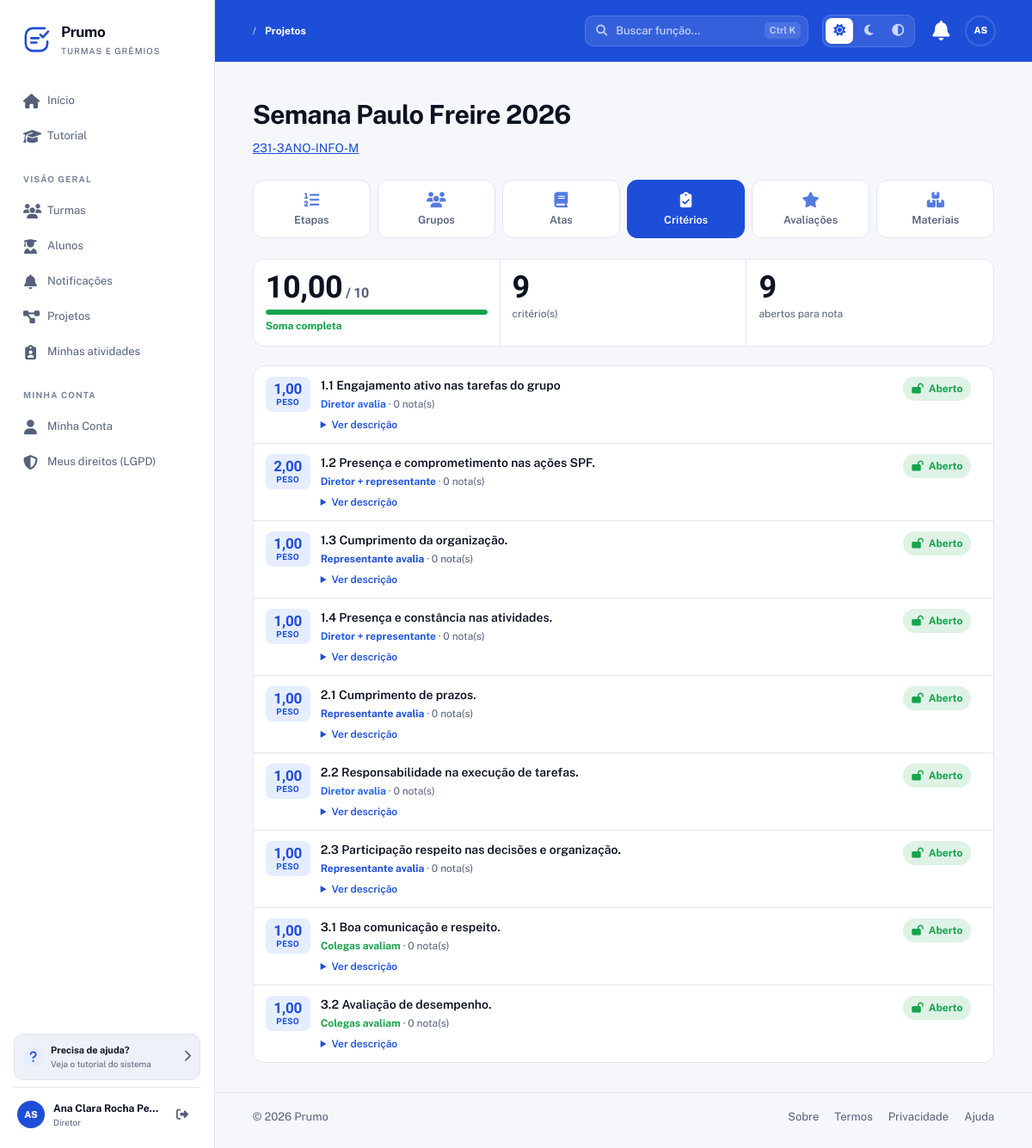
/Prumo/projetos/3/criterios (signed in), run on the app's committed database.
### tables this page shows
CREATE TABLE projetos (
  id INT AUTO_INCREMENT PRIMARY KEY,
  turma_id INT NOT NULL,
  nome VARCHAR(150) NOT NULL,
  descricao TEXT DEFAULT NULL,
  prazo DATE DEFAULT NULL,
  modo_avaliacao ENUM('etapa','cronograma') DEFAULT 'cronograma',
  encerrado TINYINT(1) DEFAULT 0,
  encerrado_em DATETIME DEFAULT NULL,
  encerrado_por INT DEFAULT NULL,
  created_at TIMESTAMP DEFAULT CURRENT_TIMESTAMP,
  updated_at TIMESTAMP DEFAULT CURRENT_TIMESTAMP ON UPDATE CURRENT_TIMESTAMP,
  FOREIGN KEY (turma_id) REFERENCES turmas(id) ON DELETE CASCADE,
  FOREIGN KEY (encerrado_por) REFERENCES usuarios(id) ON DELETE SET NULL,
  INDEX idx_projetos_turma (turma_id),
  INDEX idx_projetos_encerrado (encerrado)
);

CREATE TABLE turmas (
  id INT AUTO_INCREMENT PRIMARY KEY,
  nome VARCHAR(150) NOT NULL,
  codigo_acesso VARCHAR(30) NOT NULL UNIQUE,
  codigo_interno VARCHAR(100) DEFAULT NULL,
  cor_primaria VARCHAR(20) DEFAULT '#3498db',
  cor_secundaria VARCHAR(20) DEFAULT '#2ecc71',
  cor_personalizada TINYINT(1) NOT NULL DEFAULT 0,   
  logo VARCHAR(255) DEFAULT NULL,                   
  bloqueada TINYINT(1) NOT NULL DEFAULT 0,
  bloqueada_motivo VARCHAR(255) DEFAULT NULL,
  bloqueada_em DATETIME DEFAULT NULL,
  bloqueada_por INT DEFAULT NULL,
  created_at TIMESTAMP DEFAULT CURRENT_TIMESTAMP,
  updated_at TIMESTAMP DEFAULT CURRENT_TIMESTAMP ON UPDATE CURRENT_TIMESTAMP,
  FOREIGN KEY (bloqueada_por) REFERENCES usuarios(id) ON DELETE SET NULL,
  INDEX idx_turmas_codigo (codigo_acesso)
);

CREATE TABLE criterios (
  id INT AUTO_INCREMENT PRIMARY KEY,
  projeto_id INT NOT NULL,
  etapa_id INT DEFAULT NULL,
  nome VARCHAR(200) NOT NULL,
  descricao TEXT DEFAULT NULL,
  peso DECIMAL(5,2) NOT NULL DEFAULT 1.00,
  tipo_avaliacao ENUM('diretor','representante','pares','autoavaliacao','coletiva','misto') NOT NULL DEFAULT 'diretor',
  aplicavel_a ENUM('todos','apenas_diretores','apenas_representantes') DEFAULT 'todos',
  prazo_avaliacao DATETIME DEFAULT NULL,
  obrigatorio TINYINT(1) NOT NULL DEFAULT 0,   
  bloqueado TINYINT(1) DEFAULT 0,
  reaberto_por INT DEFAULT NULL,
  reaberto_em DATETIME DEFAULT NULL,
  created_at TIMESTAMP DEFAULT CURRENT_TIMESTAMP,
  updated_at TIMESTAMP DEFAULT CURRENT_TIMESTAMP ON UPDATE CURRENT_TIMESTAMP,
  FOREIGN KEY (projeto_id) REFERENCES projetos(id) ON DELETE CASCADE,
  FOREIGN KEY (etapa_id) REFERENCES projeto_etapas(id) ON DELETE SET NULL,
  FOREIGN KEY (reaberto_por) REFERENCES usuarios(id) ON DELETE SET NULL,
  INDEX idx_crit_projeto (projeto_id),
  INDEX idx_crit_etapa (etapa_id),
  INDEX idx_crit_tipo (tipo_avaliacao)
);

### app/Controllers/CriterioController.php (called while the page is built, shortened)
<?php
require_once __DIR__ . '/../Core/App.php';
require_once __DIR__ . '/../Models/Projeto.php';
require_once __DIR__ . '/../Models/Criterio.php';
class CriterioController
{
    private Projeto            $projeto;
    private Criterio           $criterio;
    private TurmaUsuario       $tu;
    public function __construct()
    {
        $this->projeto  = new Projeto();
        $this->criterio = new Criterio();
        $this->tu       = new TurmaUsuario();
    }
    public function index(int $projetoId)
    {
        $projeto = $this->projeto->porId($projetoId);
        $this->criterio->atualizarBloqueios($projetoId);
        $criterios = $this->criterio->listarPorProjeto($projetoId);
        $soma      = $this->criterio->somaPesos($projetoId);
        $faltamPreencher = [];
        $descontos       = [];
        $statusPeso = 'incompleto';
        if (abs($soma - 10.0) < 0.01) $statusPeso = 'completo';
        elseif ($soma > 10.0)         $statusPeso = 'excedido';
        $this->render('criterios/index', [
            'projeto'    => $projeto,
            'criterios'  => $criterios,
            'somaPesos'  => $soma,
            'statusPeso' => $statusPeso,
            'podeEditar' => $this->podeEditarProjeto($projeto) && !$projeto['encerrado'],
            'podeReabrir'=> !$projeto['encerrado'] && $this->podeReabrir([], $projeto),
            'faltamPreencher' => $faltamPreencher,
            'descontos'       => $descontos,
        ]);
    }
    private function podeReabrir(array $criterio, array $projeto): bool
    {
        $u = $_SESSION['usuario'] ?? null;
        $stmt = Database::getConnection()->prepare("
            SELECT 1
            FROM grupo_diretores gd
            INNER JOIN grupos g ON g.id = gd.grupo_id
            WHERE g.projeto_id = ? AND gd.usuario_id = ? AND gd.ativo = 1
            LIMIT 1
        ");
        $stmt->execute([(int) $projeto['id'], (int) $u['id']]);
        return (bool) $stmt->fetchColumn();
    }
    private function podeEditarProjeto(array $projeto): bool
    {
        $u = $_SESSION['usuario'] ?? null;
        return $this->tu->ehRepresentante((int) $projeto['turma_id'], (int) $u['id']);
    }
    private function render(string $view, array $dados = []): void
    {
        extract($dados);
        require __DIR__ . '/../Views/' . $view . '.php';
    }
}

### app/Core/Router.php (called while the page is built, shortened)
<?php
require_once __DIR__ . '/App.php';
class Router
{
    private $routes = ['GET' => [], 'POST' => []];
    public function get($uri, $action, $roles = [])
    {
        $this->routes['GET'][$uri] = ['action' => $action, 'roles' => $roles];
    }
    public function post($uri, $action, $roles = [])
    {
        $this->routes['POST'][$uri] = ['action' => $action, 'roles' => $roles];
    }
    public function dispatch($requestUri)
    {
        $path     = parse_url($requestUri, PHP_URL_PATH);
        $basePath = App::getBasePath();
        if ($basePath && strpos($path, $basePath) === 0) {
            $path = substr($path, strlen($basePath));
        }
        $method = $_SERVER['REQUEST_METHOD'];
        $route  = $this->routes[$method][$path] ?? null;
        $params = [];
        if (!$route) {
            foreach ($this->routes[$method] as $routePath => $routeData) {
                if (str_contains($routePath, '{')) {
                    $pattern = preg_replace('#\{[a-zA-Z0-9_]+\}#', '([a-zA-Z0-9_\-\.]+)', $routePath);
                    $pattern = "#^" . $pattern . "$#";
                    if (preg_match($pattern, $path, $matches)) {
                        array_shift($matches);
                        $route  = $routeData;
                        $params = $matches;
                        break;
                    }
                }
            }
        }
        $action = $route['action'];
        [$controller, $methodName] = explode('@', $action);
        $controllerInstance = new $controller();
        $controllerInstance->$methodName(...$params);
    }
}

### public/index.php (called while the page is built, shortened)
<?php
require_once __DIR__ . '/../app/Core/App.php';
require_once __DIR__ . '/../app/Config/database.php';
require_once __DIR__ . '/../app/Core/Router.php';
$router = new Router();
$router->dispatch($_SERVER['REQUEST_URI']);

### app/Core/Model.php (called while the page is built, shortened)
<?php
require_once __DIR__ . '/../Config/database.php';
class Model
{
    public function __construct()
    {
        $this->conn = Database::getConnection();
    }
}

### app/Core/App.php (called while the page is built, shortened)
<?php
class App
{
    private static $config = null;
    public static function init()
    {
        if (self::$config === null) {
            $envFile = __DIR__ . '/../../.env';
            self::$config = parse_ini_file($envFile);
        }
    }
    public static function get($key, $default = null)
    {
        return self::$config[$key] ?? $_ENV[$key] ?? $default;
    }
    public static function getName()
    {
        return self::get('APP_NAME', 'ProjetoBase');
    }
    public static function getBasePath()
    {
        return self::get('APP_BASE_PATH', '/' . self::getName());
    }
}

### app/Config/database.php (called while the page is built, shortened)
<?php
require_once __DIR__ . '/../Core/App.php';
class Database
{
    private static $connection = null;
    public static function getConnection()
    {
        if (self::$connection === null) {
            try {
                $host = App::get('DB_HOST', '127.0.0.1');
                $dbname = App::get('DB_NAME', 'ProjetoBase');
                $user = App::get('DB_USER', 'root');
                $pass = App::get('DB_PASS', '');
                $port = App::get('DB_PORT', '3306');
                if (strpos($host, ':') !== false) {
                    $dsn = "mysql:host={$host};dbname={$dbname};charset=utf8";
                } else {
                    $dsn = "mysql:host={$host};port={$port};dbname={$dbname};charset=utf8";
                }
                self::$connection = new PDO(
                    $dsn,
                    $user,
                    $pass,
                    [
                        PDO::ATTR_ERRMODE => PDO::ERRMODE_EXCEPTION,
                        PDO::ATTR_DEFAULT_FETCH_MODE => PDO::FETCH_ASSOC,
                        PDO::ATTR_EMULATE_PREPARES => false
                    ]
                );
            } catch (PDOException $e) {
                error_log("Erro de conexão com o banco: " . $e->getMessage());
                throw new Exception("Erro de conexão com o banco de dados: " . $e->getMessage());
            }
        }
        return self::$connection;
    }
}

### app/Models/Projeto.php (called while the page is built, shortened)
<?php
require_once __DIR__ . '/../Core/Model.php';
class Projeto extends Model
{
    public function porId(int $id): ?array
    {
        $stmt = $this->conn->prepare("
            SELECT p.*, t.nome AS turma_nome, t.codigo_acesso AS turma_codigo,
                   u.nome AS encerrado_por_nome
            FROM projetos p
            INNER JOIN turmas t ON t.id = p.turma_id
            LEFT JOIN usuarios u ON u.id = p.encerrado_por
            WHERE p.id = ? LIMIT 1
        ");
        $stmt->execute([$id]);
        return $stmt->fetch(PDO::FETCH_ASSOC) ?: null;
    }
}

### app/Models/Criterio.php (called while the page is built, shortened)
<?php
require_once __DIR__ . '/../Core/Model.php';
class Criterio extends Model
{
    public function listarPorProjeto(int $projetoId): array
    {
        $stmt = $this->conn->prepare("
            SELECT c.*,
                   e.nome AS etapa_nome,
                   (SELECT COUNT(*) FROM avaliacoes a WHERE a.criterio_id = c.id) AS total_avaliacoes,
                   (SELECT COUNT(*) FROM avaliacoes_coletivas ac WHERE ac.criterio_id = c.id) AS total_coletivas
            FROM criterios c
            LEFT JOIN projeto_etapas e ON e.id = c.etapa_id
            WHERE c.projeto_id = ?
            ORDER BY c.created_at ASC
        ");
        $stmt->execute([$projetoId]);
        return $stmt->fetchAll(PDO::FETCH_ASSOC);
    }
    public function somaPesos(int $projetoId): float
    {
        $stmt = $this->conn->prepare("
            SELECT COALESCE(SUM(peso), 0) FROM criterios WHERE projeto_id = ?
        ");
        $stmt->execute([$projetoId]);
        return (float) $stmt->fetchColumn();
    }
}

### app/Views/criterios/index.php (the view, shortened to what this page needs)
<?php
require_once __DIR__ . '/../layouts/header.php';
require_once __DIR__ . '/../layouts/nav.php';
$tipoLabel = [
    'diretor'       => 'Diretor avalia',
    'representante' => 'Representante avalia',
    'pares'         => 'Colegas avaliam',
    'autoavaliacao' => 'Autoavaliação',
    'coletiva'      => 'Nota do grupo',
    'misto'         => 'Diretor + representante',
];
$pesoFmt   = fn($v) => number_format((float) $v, 2, ',', '.');
$abertos   = count(array_filter($criterios, fn($c) => !$c['bloqueado']));
$bloqueados = count($criterios) - $abertos;
$falta     = 10 - $somaPesos;
$statusPesoTxt = [
    'completo'   => 'Soma completa',
    'incompleto' => 'Faltam ' . $pesoFmt($falta) . ' para 10',
    'excedido'   => 'Passou ' . $pesoFmt(-$falta) . ' de 10',
][$statusPeso];
?>
<section class="hero-section">
    <div>
        <h1><?= h($projeto['nome']) ?></h1>
        <p class="hero-subtitle">
            <a href="<?= $basePath ?>/turmas/<?= (int) $projeto['turma_id'] ?>"><?= h($projeto['turma_nome']) ?></a>
        </p>
    </div>
</section>
<?php require __DIR__ . '/../projetos/_nav.php'; ?>
<?php if (empty($criterios)): ?>
    <section class="panel empty-state">
        <span class="icon-large text-muted"><i class="fas fa-clipboard-check"></i></span>
        <h2>Nenhum critério cadastrado</h2>
        <p>
            <?= $podeEditar
                ? 'Os critérios definem como os alunos são avaliados. A soma dos pesos deve dar 10.'
                : 'Aguarde o representante criar os critérios deste projeto.' ?>
        </p>
        <?php if ($podeEditar): ?>
            <a class="button button-primary" href="<?= $basePath ?>/projetos/<?= $pid ?>/criterios/criar">
                <i class="fas fa-plus"></i> Criar critério
            </a>
        <?php endif; ?>
    </section>
<?php else: ?>
    <div class="grade-numeros crit-numeros">
        <div class="grade-celula crit-soma <?= h($statusPeso) ?>">
            <span class="num"><?= $pesoFmt($somaPesos) ?><small class="crit-de"> / 10</small></span>
            <span class="crit-barra" aria-hidden="true"><span style="width: <?= min(100, max(0, $somaPesos * 10)) ?>%"></span></span>
            <small class="crit-soma-txt"><?= h($statusPesoTxt) ?></small>
        </div>
        <div class="grade-celula">
            <span class="num"><?= count($criterios) ?></span>
            <small>critério(s)</small>
        </div>
        <div class="grade-celula">
            <span class="num"><?= $abertos ?></span>
            <small>abertos para nota<?= $bloqueados ? ' · ' . $bloqueados . ' encerrado(s)' : '' ?></small>
        </div>
    </div>
    <ul class="lista-tarefas lista-criterios">
        <?php foreach ($criterios as $c):
            $total = (int) $c['total_avaliacoes'] + (int) $c['total_coletivas'];
        ?>
            <li class="<?= $c['bloqueado'] ? 'bloqueado' : '' ?>">
                <span class="crit-peso num" title="Peso"><?= $pesoFmt($c['peso']) ?><small>peso</small></span>
                <div class="tarefa-info">
                    <strong><?= h($c['nome']) ?></strong>
                    <small>
                        <span class="crit-tipo t-<?= h($c['tipo_avaliacao']) ?>"><?= h($tipoLabel[$c['tipo_avaliacao']] ?? $c['tipo_avaliacao']) ?></span>
                        · <?= $total ?> nota(s)
                    </small>
                    <?php if (!empty($c['descricao'])): ?>
                        <details class="crit-descricao">
                            <summary>Ver descrição</summary>
                        </details>
                    <?php endif; ?>
                </div>
                <span class="crit-status <?= $c['bloqueado'] ? 'fechado' : 'aberto' ?>">
                    <i class="fas <?= $c['bloqueado'] ? 'fa-lock' : 'fa-lock-open' ?>"></i>
                    <?= $c['bloqueado'] ? 'Encerrado' : 'Aberto' ?>
                </span>
            </li>
        <?php endforeach; ?>
    </ul>
<?php endif; ?>
<?php require_once __DIR__ . '/../layouts/footer.php'; ?>

### data on the page
projetos: nome "Semana Paulo Freire 2026", turma.nome "231-3ANO-INFO-M"
criterios: peso "1,00", nome "1.1 Engajamento ativo nas tarefas do grupo", tipo_avaliacao "Diretor avalia", total "0", bloqueado 0 (drawn)
criterios: peso "2,00", nome "1.2 Presença e comprometimento nas ações SPF.", tipo_avaliacao "Diretor + representante", total "0", bloqueado 0 (drawn)
criterios: peso "1,00", nome "1.3 Cumprimento da organização.", tipo_avaliacao "Representante avalia", total "0", bloqueado 0 (drawn)
criterios: peso "1,00", nome "1.4 Presença e constância nas atividades.", tipo_avaliacao "Diretor + representante", total "0", bloqueado 0 (drawn)
criterios: peso "1,00", nome "2.1 Cumprimento de prazos.", tipo_avaliacao "Representante avalia", total "0", bloqueado 0 (drawn)
criterios: peso "1,00", nome "2.2 Responsabilidade na execução de tarefas.", tipo_avaliacao "Diretor avalia", total "0", bloqueado 0 (drawn)
criterios: peso "1,00", nome "2.3 Participação respeito nas decisões e organização.", tipo_avaliacao "Representante avalia", total "0", bloqueado 0 (drawn)
criterios: peso "1,00", nome "3.1 Boa comunicação e respeito.", tipo_avaliacao "Colegas avaliam", total "0", bloqueado 0 (drawn)
criterios: peso "1,00", nome "3.2 Avaliação de desempenho.", tipo_avaliacao "Colegas avaliam", total "0", bloqueado 0 (drawn)

### other printed values
$appName "Prumo"
$label "Início"
$label "Tutorial"
$secao "VISÃO GERAL"
$label "Turmas"
$label "Alunos"
$label "Notificações"
$label "Projetos"
$label "Minhas atividades"
$secao "MINHA CONTA"
$label "Minha Conta"
$label "Meus direitos (LGPD)"
$iniciais "AS"
$usuario['nome'] "Ana Clara Rocha Pe…"
$papelExibido "Diretor"
